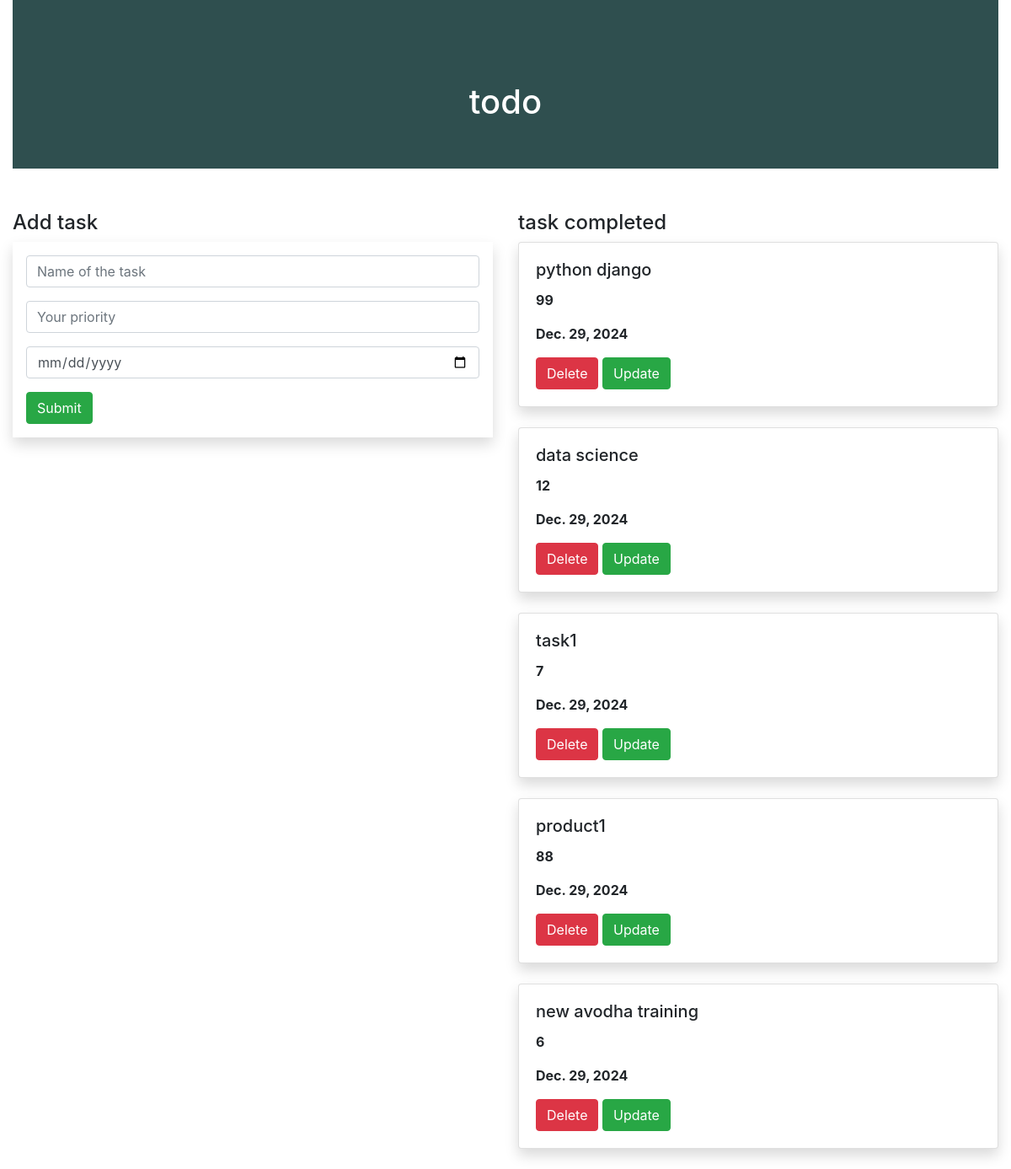
The page / on the database its author committed.
### todo_app/models.py (models this page shows, shortened)
class Task(models.Model):
    name=models.CharField(max_length=100)
    priority=models.IntegerField()
    date=models.DateField(default=datetime.date.today)
    def __str__(self):
        return self.name

### todo_app/views.py (the view)
# urls.py: path('',views.task_view,name='task_view'),
def task_view(request):
    tasks=Task.objects.all()
    print(tasks)
    name = priority = date = None
    if request.method == 'POST':
        name=request.POST.get('name')
        priority=request.POST.get('priority')
        date=request.POST.get('date')
    if name and priority and date:
        obj=Task(name=name,priority=priority,date=date)
        obj.save()
    return render(request, 'task_view.html',{'tasks':tasks})

### templates/task_view.html (shortened to what this page needs)
{% extends 'base.html' %}
{% block content %}
<div class="container-fluid">
   <div class="row">
      <div class="col-md-12">
         <div class="banner">
            <div class="banner-text">
               <h1>todo</h1>
            </div>
         </div>
      </div>
   </div>
<div class="row">
    <div class="col-md-6">
        <h4 style="white-space: nowrap;">Add task</h4>
        <form method="post" class="p-3 shadow">
    <div class="form-group">
    <input type="text" name="name" class="form-control" placeholder="Name of the task">
    </div>
    <div class="form-group">
    <input type="text" name="priority" class="form-control" placeholder="Your priority">
    </div>
            <div class="form-group">
    <input type="date" name="date" class="form-control" placeholder="Your date">
    </div>
    <input type="submit" class="btn btn-success">
</form>
   </div>
    <div class="col-md-6">
        <h4>task completed</h4>
        {% for task in tasks %}
        <div class="shadow card">
            <div class="card-body">
            <h5 class="card-title">{{task.name}}</h5>
            <p><b>{{task.priority}}</b></p>
                <p><b>{{task.date}}</b></p>
            <a class="btn btn-danger" href="{% url 'delete' taskid=task.id %}">Delete</a>
                <a class="btn btn-success" href="{% url 'update' taskid=task.id %}">Update</a>
        </div>
        </div>
        <br>
        {% endfor %}
    </div>
</div>
</div>
{% endblock %}

### templates/base.html (shortened to what this page needs)
{% load static %}
<!DOCTYPE html>
<html lang="en">
<head>
    <link rel="stylesheet" href="https://cdn.jsdelivr.net/npm/bootstrap@4.5.3/dist/css/bootstrap.min.css">
    <link rel="stylesheet" href="{% static 'style.css' %}">
</head>
<body>
    {% block content %}
    {% endblock %}
</body>
</html>

### static/style.css (style rules this page uses)
.banner { background-color:darkslategrey; width:100%; height:200px; margin-bottom:50px; }
.banner-text { top:50%; left:50%; position:absolute; transform:translate(-50%,-50%); color:white; }

### rows shown on the page
Task: name "python django", priority "99", date "Dec. 29, 2024"
Task: name "data science", priority "12", date "Dec. 29, 2024"
Task: name "task1", priority "7", date "Dec. 29, 2024"
Task: name "product1", priority "88", date "Dec. 29, 2024"
Task: name "new avodha training", priority "6", date "Dec. 29, 2024"
